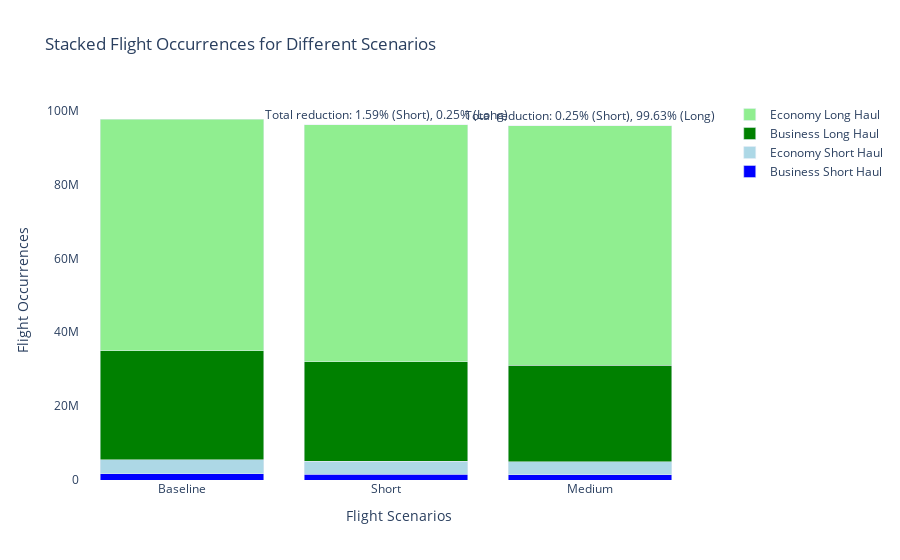

This figure's notebook cell:
### Code cell
business_short_haul = [baseline_short_business, change_short_business, change_short_business_new]  # Occurrences for BSH: Baseline, Short, Medium
economy_short_haul = [baseline_short_economy, change_short_economy, change_short_economy_new]  # Occurrences for ESH: Baseline, Short, Medium
business_long_haul = [baseline_long_business, change_long_business, change_long_business_new]  # Occurrences for BSH: Baseline, Short, Medium
economy_long_haul = [baseline_long_economy, change_long_economy, change_long_economy_new]  # Occurrences for ESH: Baseline, Short, Medium
scenarios = ['Baseline', 'Short', 'Medium']

# Calculate total at the top of each column
total_business_short = sum(business_short_haul)
total_economy_short = sum(economy_short_haul)
total_business_long = sum(business_long_haul)
total_economy_long = sum(economy_long_haul)

# Calculate total CO2 reduction
total_reduction_short = total_baseline - total_short
total_reduction_medium = total_short - total_medium

# Define offset for annotation
annotation_offset = 10

# Plotly setup
fig = go.Figure()

# Adding bars for each scenario
fig.add_trace(go.Bar(x=scenarios, y=business_short_haul, name='Business Short Haul', marker_color='blue'))
fig.add_trace(go.Bar(x=scenarios, y=economy_short_haul, name='Economy Short Haul', marker_color='lightblue'))
fig.add_trace(go.Bar(x=scenarios, y=business_long_haul, name='Business Long Haul', marker_color='green'))
fig.add_trace(go.Bar(x=scenarios, y=economy_long_haul, name='Economy Long Haul', marker_color='lightgreen'))

# Displaying reduction as total CO2 reduction
for i in range(1, len(scenarios)):
    reduction_percentage_short = (total_reduction_short / total_baseline) * 100 if scenarios[i] == 'Short' else (total_reduction_medium / total_short) * 100
    rounded_percentage_short = round(reduction_percentage_short, 2)
    
    reduction_percentage_long = (total_reduction_long / total_baseline) * 100 if scenarios[i] == 'Medium' else (total_reduction_medium / total_medium) * 100
    rounded_percentage_long = round(reduction_percentage_long, 2)
    
    fig.add_annotation(x=i, y=sum([business_short_haul[i], economy_short_haul[i], business_long_haul[i], economy_long_haul[i]]) + annotation_offset,
                       text=f"Total reduction: {rounded_percentage_short}% (Short), {rounded_percentage_long}% (Long)",
                       showarrow=False, xanchor='center', yanchor='bottom')

# Update layout
fig.update_layout(barmode='stack', 
                  title='Stacked Flight Occurrences for Different Scenarios', 
                  xaxis_title='Flight Scenarios', 
                  yaxis_title='Flight Occurrences', 
                  legend=dict(x=1.02, y=1, bgcolor='rgba(255, 255, 255, 0)', bordercolor='rgba(255, 255, 255, 0)'), plot_bgcolor='rgba(0, 0, 0, 0)')
fig.show()

### Figure 1 — Plotly figure (JSON) as saved in the notebook; plotly's stock layout.template omitted (floating-point values rounded to 4 significant figures)
{"data": [{"marker": {"color": "blue"}, "name": "Business Short Haul", "type": "bar", "x": ["Baseline", "Short", "Medium"], "y": [1760000.0, 1522000.0, 1405000.0]}, {"marker": {"color": "lightblue"}, "name": "Economy Short Haul", "type": "bar", "x": ["Baseline", "Short", "Medium"], "y": [3750000.0, 3623000.0, 3496000.0]}, {"marker": {"color": "green"}, "name": "Business Long Haul", "type": "bar", "x": ["Baseline", "Short", "Medium"], "y": [29460000.0, 26940000.0, 26100000.0]}, {"marker": {"color": "lightgreen"}, "name": "Economy Long Haul", "type": "bar", "x": ["Baseline", "Short", "Medium"], "y": [62770000.0, 64100000.0, 64940000.0]}], "layout": {"annotations": [{"showarrow": false, "text": "Total reduction: 1.59% (Short), 0.25% (Long)", "x": 1, "xanchor": "center", "y": 96180000.0, "yanchor": "bottom"}, {"showarrow": false, "text": "Total reduction: 0.25% (Short), 99.63% (Long)", "x": 2, "xanchor": "center", "y": 95940000.0, "yanchor": "bottom"}], "barmode": "stack", "legend": {"bgcolor": "rgba(255, 255, 255, 0)", "bordercolor": "rgba(255, 255, 255, 0)", "x": 1.02, "y": 1}, "plot_bgcolor": "rgba(0, 0, 0, 0)", "title": {"text": "Stacked Flight Occurrences for Different Scenarios"}, "xaxis": {"title": {"text": "Flight Scenarios"}}, "yaxis": {"title": {"text": "Flight Occurrences"}}}}
